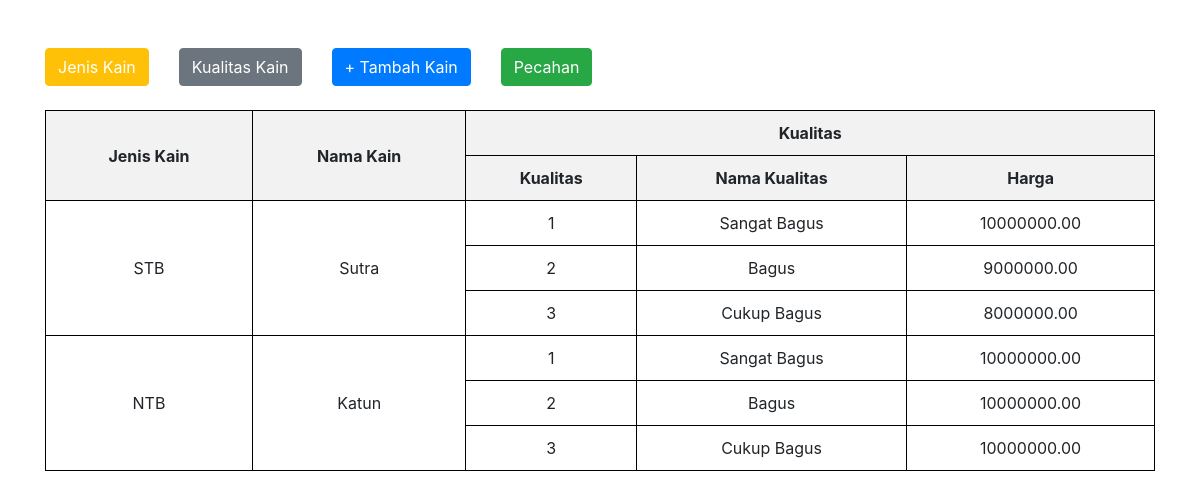
The page / on the database its author committed.
### tables this page shows
CREATE TABLE `kain` (
  `id` int(11) NOT NULL AUTO_INCREMENT,
  `id_jenis` int(11) DEFAULT NULL,
  `nm_kain` varchar(255) DEFAULT NULL,
  PRIMARY KEY (`id`)
);

CREATE TABLE `jns_kain` (
  `id` int(11) NOT NULL AUTO_INCREMENT,
  `nm_jenis` varchar(255) DEFAULT NULL,
  PRIMARY KEY (`id`)
);

### index.php (the view, shortened to what this page needs)
<?php
include 'db.php';
$getKain = $conn->query("SELECT a.id, a.nm_kain, b.nm_jenis FROM kain a JOIN jns_kain b ON a.id_jenis=b.id");
?>
<!DOCTYPE html>
<html lang="en">
<head>
    <link rel="stylesheet" href="https://cdn.jsdelivr.net/npm/bootstrap@4.6.2/dist/css/bootstrap.min.css">
</head>
<body>
    <div class="container">
        <div class="row mt-5">
            <div class="col-12">
                <div class="row">
                    <div class="col-auto">
                        <a href="master_jenis.php" style="text-decoration:none;color:white;border:0;">
                            <button class="btn btn-warning text-white">
                                Jenis Kain
                            </button>
                        </a>
                    </div>
                    <div class="col-auto">
                        <a href="kualitas_kain.php" style="text-decoration:none;color:white;border:0;">
                            <button class="btn btn-secondary">
                                Kualitas Kain
                            </button>
                        </a>
                    </div>
                    <div class="col-auto">
                        <a href="tambah.php" style="text-decoration:none;color:white;border:0;">
                            <button class="btn btn-primary">
                                + Tambah Kain
                            </button>
                        </a>
                    </div>
                    <div class="col-auto">
                        <a href="pecahan.php" style="text-decoration:none;color:white;border:0;">
                            <button class="btn btn-success">
                               Pecahan
                            </button>
                        </a>
                    </div>
                </div>
        <table class="mt-4">
        <thead>
            <tr>
                <th rowspan="2">Jenis Kain</th>
                <th rowspan="2">Nama Kain</th>
                <th colspan="3">Kualitas</th>
            </tr>
            <tr>
                <th>Kualitas</th>
                <th>Nama Kualitas</th>
                <th>Harga</th>
            </tr>
        </thead>
        <tbody>
              <?php
                          while($row = $getKain->fetch_assoc()) {
                            $id = $row['id'];
                            echo "<tr>";
                            echo "<td rowspan='3'>".$row['nm_jenis']."</td>";
                            echo "<td rowspan='3'>".$row['nm_kain']."</td>";
                            $getKuliats = $conn->query("SELECT c.nm_kualitas, c.detail_kualitas, a.harga
                            FROM kualitas_kain a
                            JOIN kain b ON a.id_kain=b.id
                            JOIN master_kualitas c ON a.id_kualitas=c.id WHERE b.id='$id'");
                                 while($row2 = $getKuliats->fetch_assoc()) {
                                    $no = 1;
                                    if($no > 1){
                                            echo "<tr>";
                                            echo '<td rowspan="1">'.$row2["nm_kualitas"].'</td>
                                                 <td> '.$row2["detail_kualitas"].' </td><td rowspan="1">'.$row2["harga"].'</td>';
                                            echo"</tr>";
                                    }else{
                                            echo '<td rowspan="1">'.$row2["nm_kualitas"].'</td>
                                            <td> '.$row2["detail_kualitas"].' </td><td rowspan="1">'.$row2["harga"].'</td>';
                                            echo"</tr>";
                                    }
                                 }
                          }
                        ?>
        </tbody>
    </table>
            </div>
        </div>
    </div>
</body>
</html>

### index.php (style rules this page uses)
table { width: 100%; border-collapse: collapse; }
table, th, td { border: 1px solid black; }
th, td { padding: 10px; text-align: center; }
th { background-color: #f2f2f2; }

### rows shown on the page
kain: jns_kain.nm_jenis "STB", nm_kain "Sutra", nm_kualitas "1", detail_kualitas "Sangat Bagus", harga "10000000.00", nm_kualitas "2", detail_kualitas "Bagus", harga "9000000.00", nm_kualitas "3", detail_kualitas "Cukup Bagus", harga "8000000.00"
kain: jns_kain.nm_jenis "NTB", nm_kain "Katun", nm_kualitas "1", detail_kualitas "Sangat Bagus", harga "10000000.00", nm_kualitas "2", detail_kualitas "Bagus", nm_kualitas "3", detail_kualitas "Cukup Bagus"
